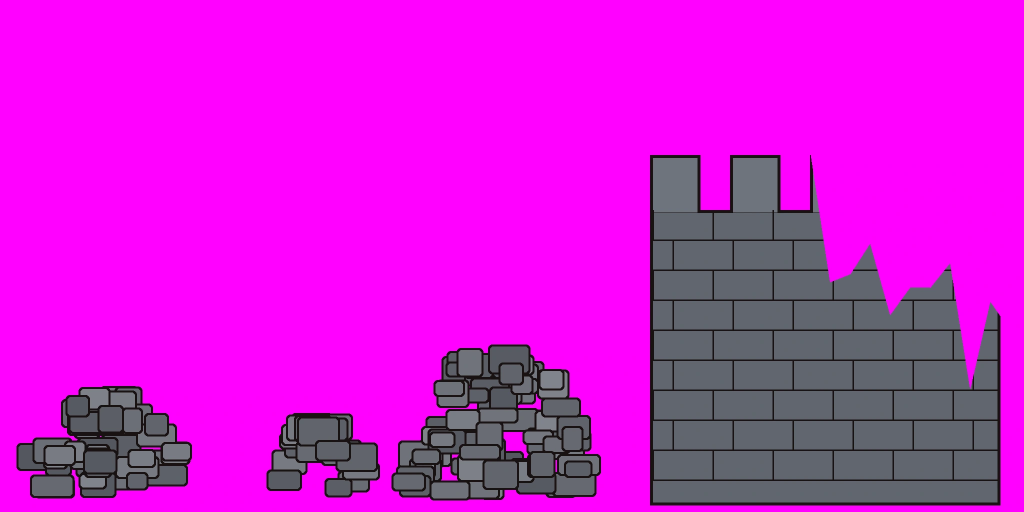
#> input picture tools/art/hfbatch/starts/start-1010-rubble.webp, 2048 x 1024 px (shown at 1/2 size); its folder holds 4 pictures in this run
$ python chairfix.py starts/start-1010-net.webp starts/start-1010-rubble.webp out.png starts/start-910-lava.webp
#> lines starting #> are read from the running program, lines starting #| are printed output that depends on the picture; after the words box and inside, x2 and y2 are one past the last pixel; in counts of white or black regions, pixels touching at a corner belong together
"""Two touch-ups on the kept chairs take w7chairs-c-s60-41 (2026-10-29, lead review of v2):
  1. the eleventh chair came out a flat pale shape with almost no painted shading: repaint just that chair by img2img (~0.45);
  2. the brown rock clump right of centre: painted out roughly (the pillar behind it continued down, the floor under it shifted up
     from just below), then the same img2img pass blends it.
Step "starts" writes the two 256 px crops, scaled 3x to 768 for the model, as tools/art/hfbatch/starts/start-w7chairs-fix-*.webp;
step "paste" pastes the repainted crops back (scaled down, feathered, only inside each fix's own area) and writes the fixed take.
    python3 -I tools/art/hfbatch/chairfix.py starts <take.webp> <starts dir>
    python3 -I tools/art/hfbatch/chairfix.py paste <take.webp> <repaint dir> <out.webp>
"""
import sys
from pathlib import Path
import numpy as np
from PIL import Image, ImageDraw, ImageFilter

STEP, TAKE = sys.argv[1], Path(sys.argv[2])
src = Image.open(TAKE).convert('RGB')
#> src is the input picture: PIL image 2048x1024 RGB; mean R, G, B 210.8, 24.5, 213.4
CROPS = {'c11': (1280, 160), 'rock': (852, 160)}  # top-left of each 256 x 256 crop in the take
K = 3


def prep():
    a = np.asarray(src).astype(np.float32).copy()
    # (1) the eleventh chair, toned down to the kit's stone first (it was near white), a little moss at its feet
    part = a[:385, 1400:]
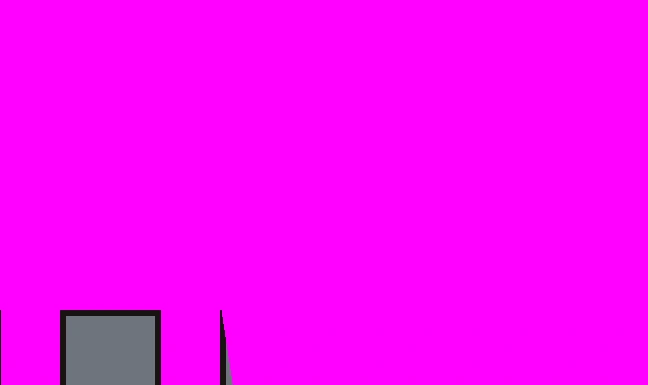
#> part: shape (385, 648, 3) float32; mean R, G, B 250.3, 4.1, 250.6
    paint = part[..., 1] > np.minimum(part[..., 0], part[..., 2]) - 60
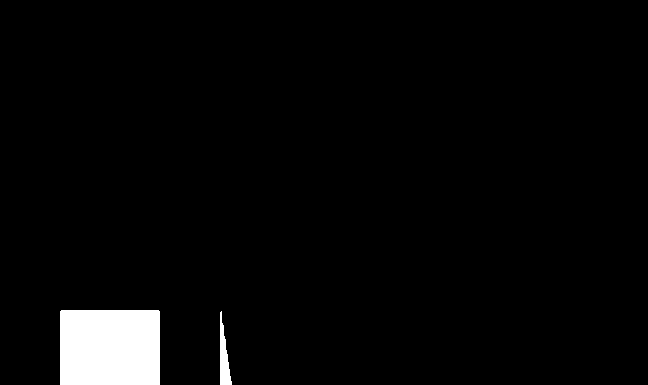
#> paint: shape (385, 648) bool; 3.2% white; 2 white regions, box (x1, y1, x2, y2) and area: (60, 310, 160, 385) 7498, (220, 311, 232, 385) 482
    part[paint] *= 0.74
#> part: shape (385, 648, 3) float32; 3.2% of pixels changed, all inside (x1, y1, x2, y2) = (60, 310, 232, 385)
    # (2) the rock: the pillar behind it continued down, the floor under it moved up from just below, the rest back to the key
    for x in range(936, 1016):
        ft = round(331 + (343 - 331) * (x - 936) / 80)  # the floor's back edge across the clump
        if 955 <= x <= 990:
            a[318:ft, x] = a[296:296 + (ft - 318), x]
        else:
            a[312:ft, x] = (255, 0, 255)
        a[ft:360, x] = a[ft + 18:360 + 18, x]
    im = Image.fromarray(np.clip(a, 0, 255).astype(np.uint8))
    d = ImageDraw.Draw(im)
    for cx in (1428, 1496):  # moss at the two feet of the eleventh chair
        d.ellipse((cx - 12, 378, cx + 12, 388), fill=(104, 128, 64))
    return im


if STEP == 'starts':
    out = Path(sys.argv[3])
    im = prep()
    im.save(out / 'chairfix-prepped.webp', 'WEBP', quality=95)
    for n, (x, y) in CROPS.items():
        c = im.crop((x, y, x + 256, y + 256)).resize((256 * K, 256 * K), Image.LANCZOS)
        c.save(out / f'start-w7chairs-fix-{n}.webp', 'WEBP', quality=94)
        print(n)
else:
    rep, out = Path(sys.argv[3]), Path(sys.argv[4])
    im = prep()
    masks = {'c11': (1392, 170, 1536, 384), 'rock': (930, 296, 1024, 364)}  # where each repaint is taken (take coords)
    for n, (x, y) in CROPS.items():
#> (the run stopped early here; a loop or call above may not have finished)

$ run again, on tools/art/hfbatch/starts/start-bosscols.webp
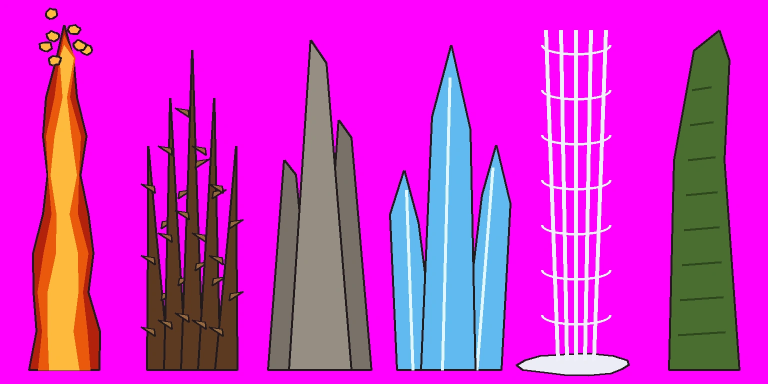
#> input picture tools/art/hfbatch/starts/start-bosscols.webp, 1536 x 768 px (shown at 1/2 size)
#> src is the input picture: PIL image 1536x768 RGB; mean R, G, B 206.7, 47, 202.1
#> in prep, `paint = part[..., 1] > np.minimum(part[..., 0], part[..., 2]) - 60`:
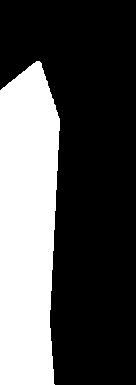
#> paint: shape (385, 136) bool; 32.2% white; 1 white region, box (x1, y1, x2, y2) and area: (0, 61, 60, 385) 16836
#> in prep, `part[paint] *= 0.74`:
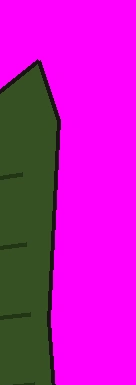
#> part: shape (385, 136, 3) float32; mean R, G, B 188.4, 25.5, 182.5

$ run again, on tools/art/hfbatch/starts/start-1010-net.webp
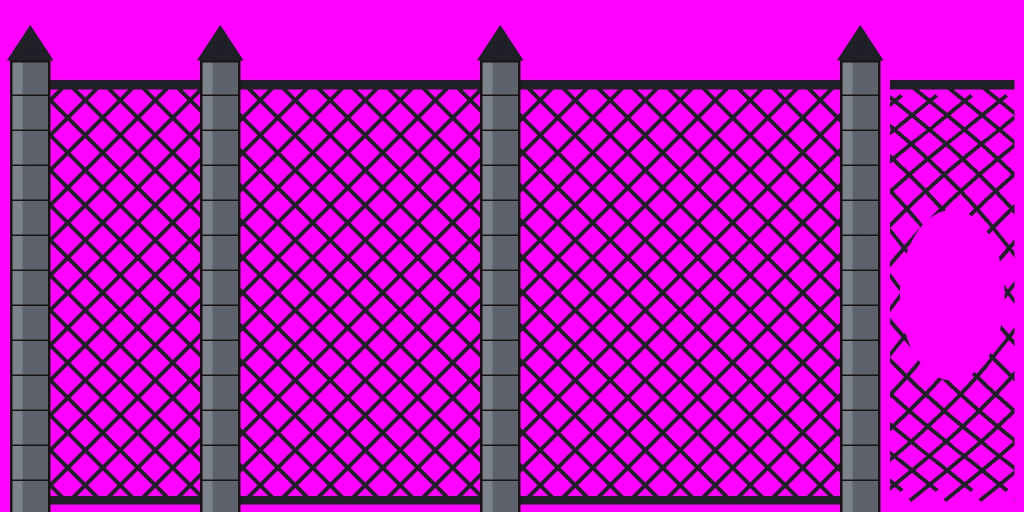
#> input picture tools/art/hfbatch/starts/start-1010-net.webp, 2048 x 1024 px (shown at 1/2 size)
#> src is the input picture: PIL image 2048x1024 RGB; mean R, G, B 184, 20.7, 187.2
#> in prep, `paint = part[..., 1] > np.minimum(part[..., 0], part[..., 2]) - 60`:
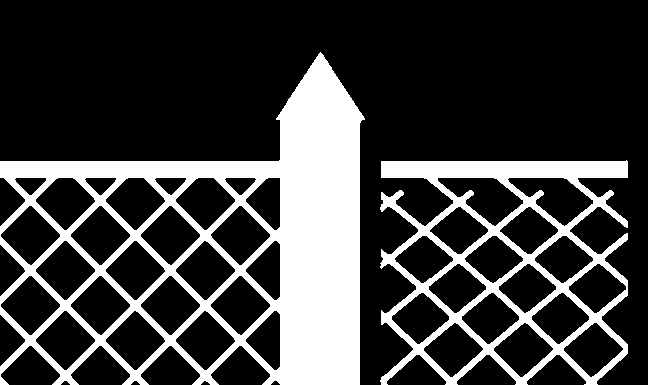
#> paint: shape (385, 648) bool; 24.1% white; 2 white regions, box (x1, y1, x2, y2) and area: (0, 52, 365, 385) 43157, (380, 160, 628, 385) 16881
#> in prep, `part[paint] *= 0.74`:
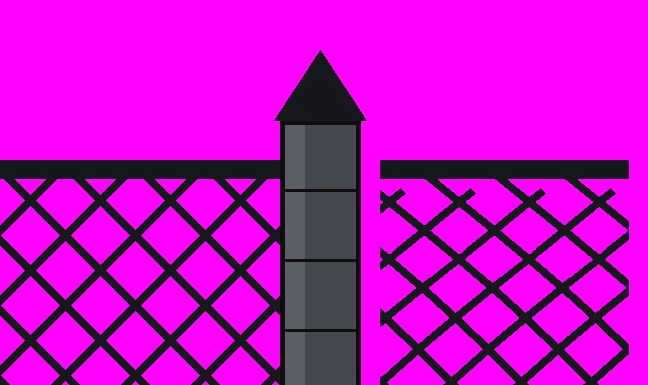
#> part: shape (385, 648, 3) float32; mean R, G, B 196.8, 11.5, 198.6
